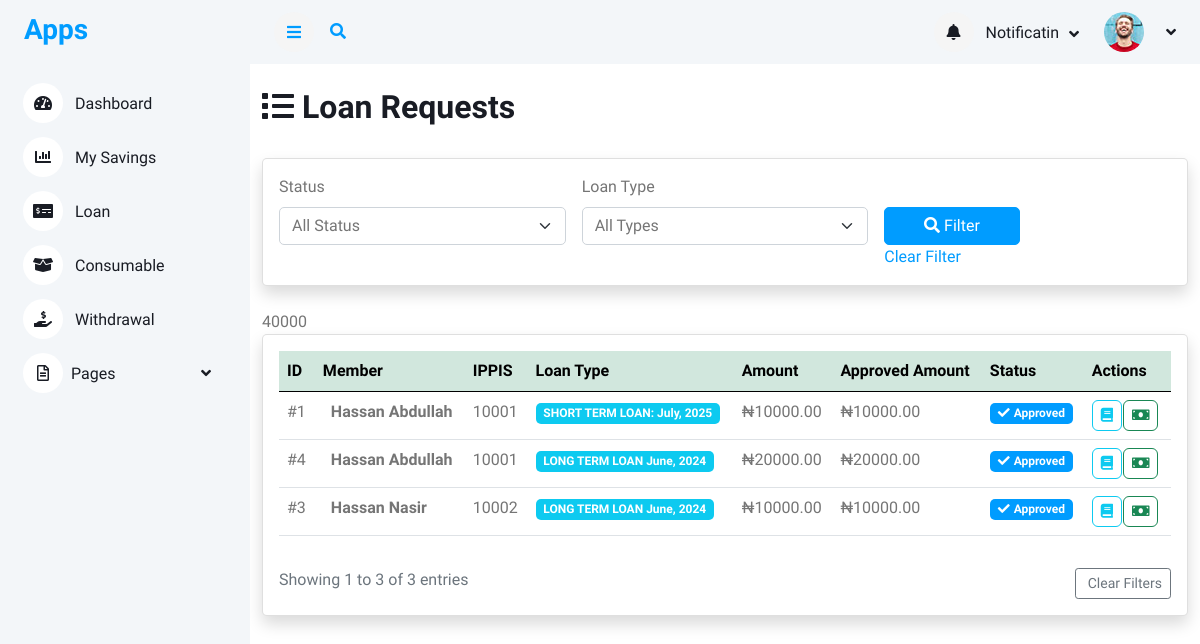
Before: /loan/admin_loan_requests_list with the older database file.
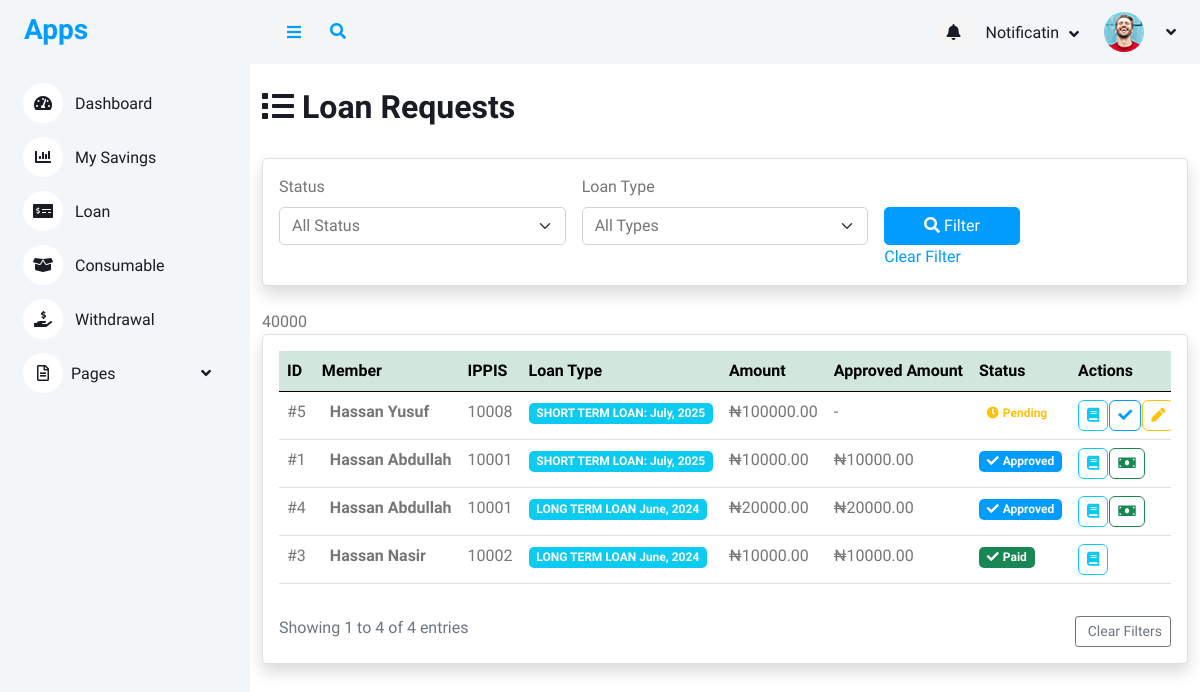
After: the same page with the newer database file.
### loan/models.py (models this page shows, shortened)
class LoanRequest(models.Model):
    member = models.ForeignKey(Member, on_delete=models.CASCADE, related_name="loan_requests")
    loan_type = models.ForeignKey(LoanType, on_delete=models.SET_NULL, null=True, blank=True)
    amount = models.DecimalField(max_digits=10, decimal_places=2)
    approved_amount = models.DecimalField(max_digits=10, decimal_places=2, null=True, blank=True)
    loan_term_months = models.PositiveIntegerField()
    application_date = models.DateField(default=today_date)
    approval_date = models.DateField(null=True, blank=True)
    status = models.CharField(max_length=20,choices=[ ("pending", "Pending"),("approved", "Approved"),("rejected", "Rejected"),  ("paid", "paid") ], default="pending",)
    rejection_reason = models.TextField(blank=True, null=True)
    file_one = models.ImageField(upload_to='file_one', blank=True, null=True)
    bank_name = models.ForeignKey(BankName,on_delete=models.CASCADE)
    bank_code = models.ForeignKey(BankCode,on_delete=models.CASCADE)
    account_number  = models.CharField(max_length=100)
    guarantor = models.ForeignKey(Member, on_delete=models.SET_NULL, null=True, blank=True, related_name="guaranteed_loans")
    guarantor_accepted = models.BooleanField(default=False)
    created_by = models.ForeignKey(User,on_delete=models.CASCADE)
    approved_by = models.ForeignKey(User, on_delete=models.SET_NULL, null=True, blank=True, related_name='approved_loan')
    date_created = models.DateTimeField(auto_now_add=True)

class LoanType(models.Model):
    name = models.CharField(max_length=100)
    description = models.TextField(blank=True, null=True)
    max_amount = models.DecimalField(max_digits=12, decimal_places=2, null=True, blank=True)
    max_loan_term_months = models.PositiveIntegerField(null=True, blank=True)
    available = models.BooleanField(default=True)
    created_by = models.ForeignKey(User,on_delete=models.CASCADE)

### accounts/models.py (models this page shows, shortened)
class Member(models.Model):
    member = models.OneToOneField(User, on_delete=models.CASCADE, null=True, blank=True,related_name='member')
    ippis = models.IntegerField(unique=True)  # Required and unique
    total_savings = models.DecimalField(max_digits=12, decimal_places=2, blank=True, null=True)

class User(AbstractUser):
    first_name = models.CharField(max_length=100)
    last_name = models.CharField(max_length=100)
    other_name = models.CharField(max_length=100)
    date_of_birth = models.DateField(blank=True,null=True)
    username = models.CharField(max_length=100, unique=True)
    savings = models.IntegerField(blank=True,null=True)
    account_type = models.CharField(max_length=100,blank=True,null=True)
    department = models.CharField(max_length=100)
    unit = models.CharField(max_length=100)
    gender = models.ForeignKey(Gender, on_delete=models.CASCADE, blank=True, null=True)
    group = models.ForeignKey(UserGroup, on_delete=models.CASCADE, blank=True, null=True)
    marital_status = models.ForeignKey(MaritalStatus,on_delete=models.SET_NULL, null=True, blank=True)
    religion = models.ForeignKey(Religion, on_delete=models.SET_NULL, null=True, blank=True,)
    passport = models.ImageField(upload_to='passport', blank=True, null=True)
    phone1 = models.CharField(max_length=15,null=True, blank=True)
    phone2 = models.CharField(max_length=15, null=True, blank=True)
    email = models.EmailField(blank=True, null=True)
    member_number = models.CharField(max_length=100)

### loan/views.py (the view)
# urls.py: path('admin_loan_requests_list', views.admin_loan_requests_list, name='admin_loan_requests'),
def admin_loan_requests_list(request):
    requests_list = LoanRequest.objects.select_related('member', 'loan_type', 'bank_name').order_by('-date_created')
    status_filter = request.GET.get('status')
    loan_type_filter = request.GET.get('loan_type')
    search_query = request.GET.get('search')
    if status_filter:
        requests_list = requests_list.filter(status=status_filter)
    if loan_type_filter:
        requests_list = requests_list.filter(loan_type_id=loan_type_filter)
    if search_query:
        requests_list = requests_list.filter(
            Q(member__member__first_name__icontains=search_query) |
            Q(member__member__last_name__icontains=search_query) |
            Q(member__ippis__icontains=search_query)
        )
    else:
         results_queryset = requests_list
    results_queryset = results_queryset.order_by('status')
    total_approved_amount = results_queryset.aggregate(total=Sum('approved_amount'))['total'] or 0
    totals_by_status = dict(
        results_queryset.values('status')
        .annotate(total=Sum('amount'))
        .values_list('status', 'total')
    )
    total_repaid = LoanRepayback.objects.filter(loan_request__in=results_queryset).aggregate(total=Sum('amount_paid'))['total'] or 0
    total_amont_loan_request = totals_by_status.get('approved', 0)
    total_pending = totals_by_status.get('pending', 0)
    totals_by_status = dict(
        results_queryset.values('status')
        .annotate(total=Sum('approved_amount'))
        .values_list('status', 'total')
    )
    paginator = Paginator(requests_list, 100)
    page_number = request.GET.get('page')
    requests = paginator.get_page(page_number)
    loan_types = LoanType.objects.all()
    status_choices = LoanRequest._meta.get_field('status').choices
    context = {
        'requests': requests,'loan_types': loan_types,
        'status_choices': status_choices,'current_status': status_filter,
        'current_loan_type': loan_type_filter,'search_query': search_query,
        'total_approved': total_amont_loan_request,'total_pending': total_pending,
        'total_repaid': total_repaid,'total_approved_amount': total_approved_amount,
    }
    return render(request, 'loan/requests_list.html', context)

### templates/loan/requests_list.html (shortened to what this page needs)
{% extends 'base/base.html' %}
{% block content %}
<div class="container-fluid mt-4">
        <div class="d-flex justify-content-between align-items-center mb-4">
            <h2><i class="fas fa-list me-2"></i>Loan Requests</h2>
        </div>
        <div class="card mb-4 shadow">
            <div class="card-body">
                <form method="get" class="row g-3">
                    <div class="col-md-4">
                        <label for="status" class="form-label">Status</label>
                        <select name="status" id="status" class="form-select">
                        <option value="">All Status</option>
                    </select>
                    </div>
                    <div class="col-md-4">
                        <label for="loan_type" class="form-label">Loan Type</label>
                        <select name="loan_type" id="loan_type" class="form-select">
                            <option value="">All Types</option>
                        </select>
                    </div>
                    <div class="col-md-2">
                        <label class="form-label">&nbsp;</label>
                        <div class="d-grid">
                            <button type="submit" class="btn btn-primary">
                                <i class="fas fa-search me-1"></i>Filter
                            </button>
                            <a href="{% url 'admin_loan_requests' %}">Clear Filter</a>
                        </div>
                    </div>
                </form>
            </div>
        </div>
        {{total_approved_amount}}
        <div class="card shadow">
            <div class="card-body">
                <div class="table-responsive">
                    <table class="table table-hover">
                        <thead class="table-success">
                            <tr>
                                <th>ID</th>
                                <th>Member</th>
                                <th>IPPIS</th>
                                <th class="text-nowrap" style="min-width: 120px;">Loan Type</th>
                                <th>Amount</th>
                                <th class="text-nowrap" style="min-width: 120px;">Approved Amount</th>
                                <th>Status</th>
                                <th>Actions</th>
                            </tr>
                        </thead>
                        <tbody>
                            {% for request in requests %}
                            <tr>
                                <td>#{{ request.id }}</td>
                                <td class="text-nowrap" style="min-width: 120px;">
                                    <div class="d-flex align-items-center">
                                        <div>
                                            <div class="fw-bold">{{ request.member.member.first_name }} {{ request.member.member.last_name }}</div>
                                        </div>
                                    </div>
                                </td>
                                <td>{{ request.member.ippis }}</td>
                                <td>
                                    <span class="badge bg-info">{{ request.loan_type.name }}</span>
                                </td>
                                <td>₦{{ request.amount|floatformat:2 }}</td>
                                <td>
                                    {% if request.approved_amount %}
                                        ₦{{ request.approved_amount|floatformat:2 }}
                                    {% else %}
                                        <span class="text-muted">-</span>
                                    {% endif %}
                                </td>
                                <td>
                                {% if request.status == 'pending' %}
                                    <span class="badge  text-warning">
                                        <i class="fas fa-clock me-1"></i>Pending
                                    </span>
                                        {% elif request.status == 'approved' %}
                                            <span class="badge bg-primary">
                                                <i class="fas fa-check me-1"></i>Approved
                                            </span>
                                        {% elif request.status == 'rejected' %}
                                            <span class="badge bg-danger">
                                                <i class="fas fa-times me-1"></i>Rejected
                                            </span>
                                        {% elif request.status == 'paid' %}
                                            <span class="badge bg-success">
                                                <i class="fas fa-check me-1"></i>Paid
                                            </span>
                                        {% endif %}
                                </td>
                              <td>
                                    <div class="btn-group" role="group">
                                        {% if request.status == 'approved' %}
                                         <a href="{% url 'loan_request_detail' request.id %}" class="btn btn-sm btn-outline-info" title="View Details">
                                            <i class="fas fa-book "></i>
                                        </a>
                                            <a href="{% url 'add_single_loan_payment' %}" class="btn btn-sm btn-outline-success" title="Add Repayment">
                                                <i class="fas fa-money-bill "></i>
                                            </a>
                                              {% elif  request.status == 'pending' %}
                                             <a href="{% url 'loan_request_detail' request.id %}" class="btn btn-sm btn-outline-info" title="View Details">
                                            <i class="fas fa-book "></i>
                                            </a>
                                              <a href="{% url 'approve_loan_request' request.id %}" class="btn btn-sm btn-outline-primary" title="Approve Requests">
                                                <i class="fas fa-check "></i>
                                             </a>
                                                <a href="{% url 'edit_requested_loan' request.id %}" class="btn btn-sm btn-outline-warning" title="Edit Requests">
                                                 <i class="fas fa-pen "></i>
                                            </a>
                                           {% elif  request.status == 'paid' %}
                                                <a href="{% url 'loan_request_detail' request.id %}" class="btn btn-sm btn-outline-info" title="View Details">
                                            <i class="fas fa-book "></i>
                                            </a>
                                        {% endif %}
                                    </div>
                                </td>
                            </tr>
                            {% endfor %}
                        </tbody>
                    </table>
                </div>
                <div class="row mt-3">
                    <div class="col-md-6">
                        <p class="text-muted mb-0">
                            Showing {{ requests.start_index }} to {{ requests.end_index }} of {{ requests.paginator.count }} entries
                        </p>
                    </div>
                    <div class="col-md-6 text-end">
                        <a href="{% url 'admin_loan_requests' %}" class="btn btn-outline-secondary btn-sm">
                            Clear Filters
                        </a>
                    </div>
                </div>
            </div>
        </div>
    </div>
{% endblock %}

Changed rows visible on the page:
added LoanRequest: id "5", member.member.first_name "Hassan", member.member.last_name "Yusuf", member.ippis "10008", loan_type.name "SHORT TERM LOAN: July, 2025", amount "100000.00", status "pending" (drawn)
changed LoanRequest "Nasir": status "Approved" → "Paid"
Other visible differences:
{{ requests.end_index }}: "3" → "4"
{{ requests.paginator.count }}: "3" → "4"
